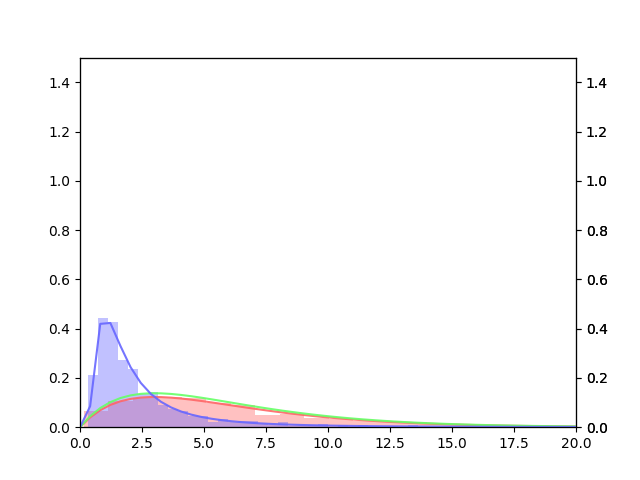

Python code for this plot:
import numpy as np
from numpy.core.function_base import linspace
import scipy
import scipy.stats
import matplotlib.pyplot as plt
shape = 2
scale = 3
rv_gamma = scipy.stats.gamma(shape, scale=scale)
rv_inv_gamma = scipy.stats.invgamma(shape, scale=scale)
l = 1000
sample_gamma = rv_gamma.rvs(size=[l])
sample_inv_gamma = rv_inv_gamma.rvs(size=[l])
axes = []
fig,ax = plt.subplots()
ax.hist(sample_gamma, bins="auto", density=True, color=[1,0.4,0.4,0.4], label="gamma distribution")
axes.append(ax)
for i in range(2):
    axes.append(ax.twinx())
axes[1].hist(sample_inv_gamma, bins="auto", density=True, color=[0.4,0.4,1,0.4], label="inv-gamma distribution")

x = np.linspace(1e-8,20)
def pdf_gamma(x,shape, scale):
    return 1/(scipy.special.gamma(shape)*shape**scale) * x**(shape-1) * np.exp(-x/scale)
def pdf_inv_gamma(x, shape, scale):
    return scale**shape /scipy.special.gamma(shape) * x**(-shape-1) * np.exp(-scale/x)
y_gamma = scipy.stats.gamma.pdf(x, shape, scale=scale)
y_gamma_m = pdf_gamma(x, shape, scale)
y_inv_gamma = pdf_inv_gamma(x,shape, scale)
axes[2].plot(x,y_gamma, color=[1,0.4,0.4,0.9])
axes[2].plot(x,y_gamma_m, color=[0.4,1,0.4,0.9])
axes[2].plot(x,y_inv_gamma, color=[0.4,0.4,1,0.9])
for ax in axes:
    ax.set_xlim(0,20)
    ax.set_ylim(0,1.5)
plt.savefig("./q3_explore_2.png")
